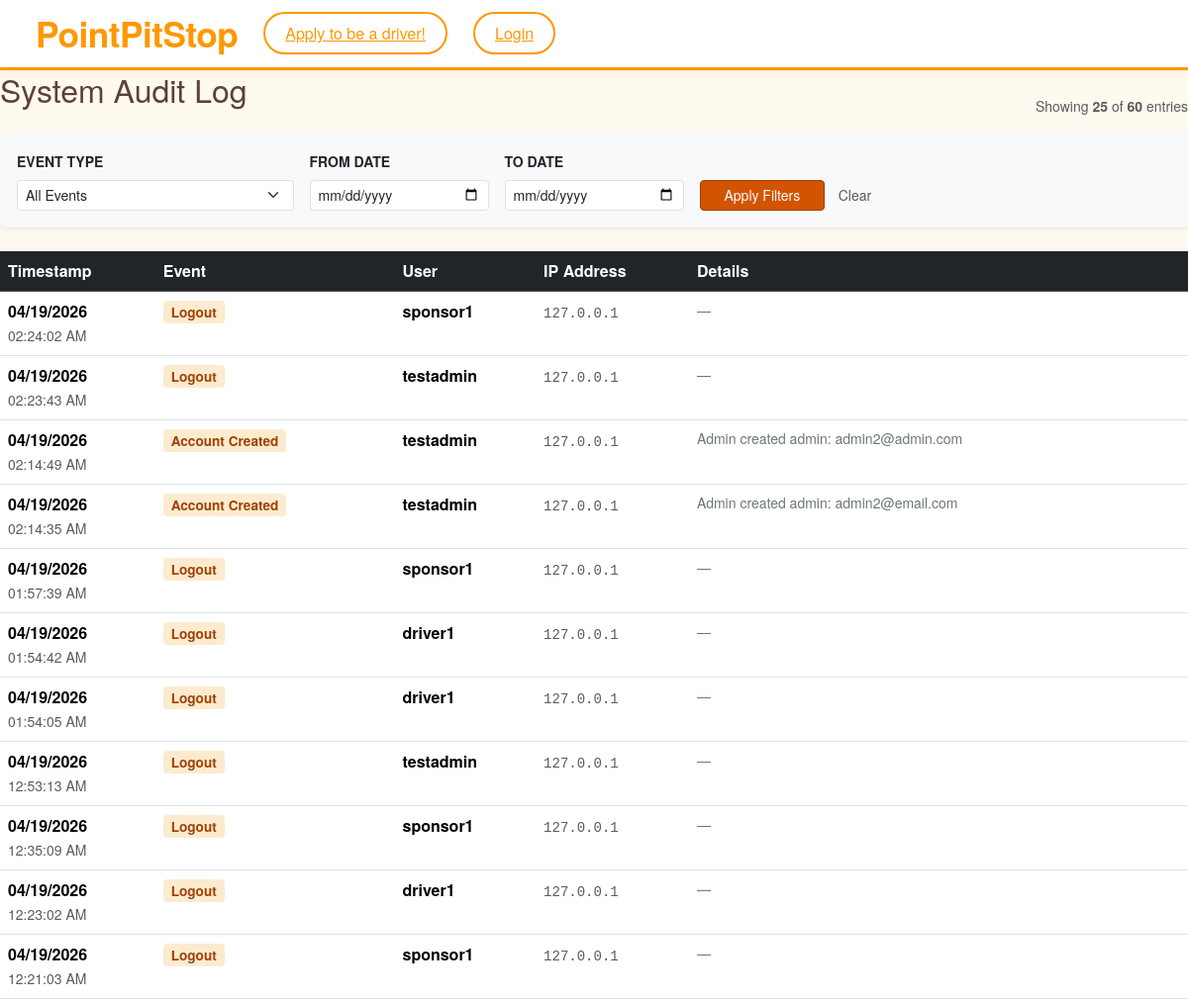
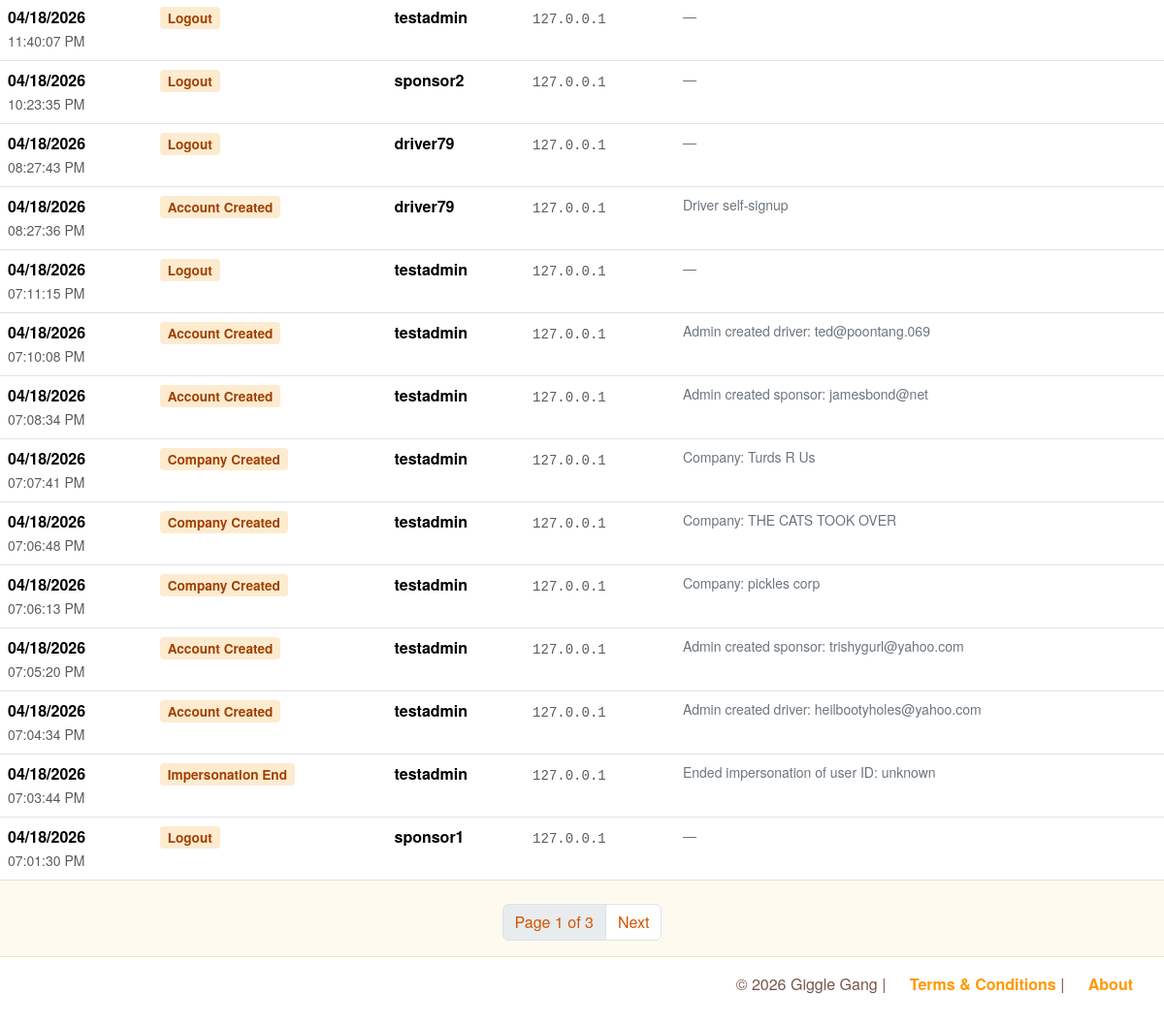
The page /audit-log on the database its author committed (2 pictures, top to bottom).
### models.py (models this page shows)
class AuditLog(db.Model):
    __tablename__ = "audit_log"
    id = db.Column(db.Integer, primary_key=True)
    event_type = db.Column(db.String(50), nullable=False, index=True)
    user_id = db.Column(db.Integer, db.ForeignKey('users.id'), nullable=True)
    username = db.Column(db.String(150), nullable=True)
    ip_address = db.Column(db.String(45), nullable=True)
    details = db.Column(db.Text, nullable=True)
    timestamp = db.Column(db.DateTime, default=datetime.now, index=True)

### reports.py (the view)
@report_bp.route("/audit-log")
def audit_log():
    from models import AuditLog
    from datetime import datetime
    page = request.args.get('page', 1, type=int)
    per_page = 25
    event_filter = request.args.get('event_type', '')
    date_from = request.args.get('date_from', '')
    date_to = request.args.get('date_to', '')
    query = AuditLog.query.order_by(AuditLog.timestamp.desc())
    if event_filter:
        query = query.filter(AuditLog.event_type == event_filter)
    if date_from:
        query = query.filter(AuditLog.timestamp >= datetime.strptime(date_from, '%Y-%m-%d'))
    if date_to:
        query = query.filter(AuditLog.timestamp <= datetime.strptime(date_to + ' 23:59:59', '%Y-%m-%d %H:%M:%S'))
    pagination = query.paginate(page=page, per_page=per_page, error_out=False)
    event_types = db.session.query(AuditLog.event_type).distinct().order_by(AuditLog.event_type).all()
    event_types = [e[0] for e in event_types]
    return render_template("admin/reports/audit_log.html",
                           logs=pagination.items,
                           pagination=pagination,
                           event_types=event_types,
                           current_filter=event_filter,
                           date_from=date_from,
                           date_to=date_to)

### app.py (called while the page is built, shortened)
@app.before_request
def load_user_context():
    print(f"DEBUG: Current Endpoint is: {request.endpoint}")
    g.profile = None
    g.is_impersonating = False
    public_endpoints = [
        "static",
        "homepage",
        "terms",
        "about",
        "auth.handle_signup",
        "auth.handle_login",
        "auth.handle_driver_signup",
        "auth.handle_sponsor_signup",
        "auth.handle_forgot_password"
    ]
    if request.endpoint in public_endpoints:
        return None

### templates/admin/reports/audit_log.html (shortened to what this page needs)
{% extends "base.html" %}
{% block body %}
    <div class="d-flex justify-content-between align-items-end mb-3">
        <h2>System Audit Log</h2>
        <span class="text-muted small">
            Showing <strong>{{ logs|length }}</strong> of <strong>{{ pagination.total }}</strong> entries
        </span>
    </div>
    <div class="card mb-4 border-light shadow-sm">
        <div class="card-body bg-light">
            <form method="GET" class="row g-3 align-items-end">
                <div class="col-md-3">
                    <label class="form-label small fw-bold text-uppercase">Event Type</label>
                    <select name="event_type" class="form-select form-select-sm">
                        <option value="">All Events</option>
                    </select>
                </div>
                <div class="col-md-2">
                    <label class="form-label small fw-bold text-uppercase">From Date</label>
                    <input type="date" name="date_from" class="form-control form-control-sm" value="{{ date_from }}">
                </div>
                <div class="col-md-2">
                    <label class="form-label small fw-bold text-uppercase">To Date</label>
                    <input type="date" name="date_to" class="form-control form-control-sm" value="{{ date_to }}">
                </div>
                <div class="col-auto">
                    <button type="submit" class="btn btn-sm btn-primary px-4">Apply Filters</button>
                    <a href="{{ url_for('report.audit_log') }}" class="btn btn-sm btn-link text-muted text-decoration-none">Clear</a>
                </div>
            </form>
        </div>
    </div>
    {% if logs %}
    <table class="table table-hover report-table">
        <thead class="table-dark">
            <tr>
                <th>Timestamp</th>
                <th>Event</th>
                <th>User</th>
                <th>IP Address</th>
                <th>Details</th>
            </tr>
        </thead>
        <tbody>
            {% for log in logs %}
            <tr>
                <td>
                    <div class="fw-bold">{{ log.timestamp.strftime('%m/%d/%Y') }}</div>
                    <small class="text-muted">{{ log.timestamp.strftime('%I:%M:%S %p') }}</small>
                </td>
                <td><span class="event-badge">{{ log.event_type.replace('_', ' ').title() }}</span></td>
                <td><strong>{{ log.username or '—' }}</strong></td>
                <td><code class="text-muted small">{{ log.ip_address or '—' }}</code></td>
                <td class="small text-secondary">{{ log.details or '—' }}</td>
            </tr>
            {% endfor %}
        </tbody>
    </table>
    {% if pagination.pages > 1 %}
    <nav aria-label="Audit log pagination" class="mt-4">
        <ul class="pagination justify-content-center">
            <li class="page-item disabled"><span class="page-link text-dark">Page {{ pagination.page }} of {{ pagination.pages }}</span></li>
            {% if pagination.has_next %}
            <li class="page-item">
                <a class="page-link" href="?page={{ pagination.next_num }}&event_type={{ current_filter }}&date_from={{ date_from }}&date_to={{ date_to }}">Next</a>
            </li>
            {% endif %}
        </ul>
    </nav>
    {% endif %}
    {% else %}
    <p class="text-muted text-center py-5">No audit entries match your criteria.</p>
    {% endif %}
{% endblock %}

### static/css/style.css (style rules this page uses)
body { display: flex; flex-direction: column; font-family: 'Quicksand', 'Helvetica Neue', Helvetica, Arial, sans-serif; margin: 0; min-height: 100vh; background-color: #fffaf0; color: #5d4037; }

### templates/admin/reports/audit_log.html (style rules this page uses)
.btn-primary, .pagination .page-item.active .page-link { background-color: #d35400 !important; border-color: #a04000 !important; }
.text-primary, .page-link { color: #d35400 !important; }
.event-badge { background-color: #fdebd0; color: #a04000; font-weight: 700; padding: 2px 8px; border-radius: 4px; font-size: 0.85rem; }

### rows shown on the page
AuditLog: timestamp "04/19/2026", timestamp "02:24:02 AM", event_type.replace "Logout", username "sponsor1", ip_address "127.0.0.1", details "—"
AuditLog: timestamp "04/19/2026", timestamp "02:23:43 AM", event_type.replace "Logout", username "testadmin", ip_address "127.0.0.1", details "—"
AuditLog: timestamp "04/19/2026", timestamp "02:14:49 AM", event_type.replace "Account Created", username "testadmin", ip_address "127.0.0.1", details "Admin created admin: admin2@admin.com"
AuditLog: timestamp "04/19/2026", timestamp "02:14:35 AM", event_type.replace "Account Created", username "testadmin", ip_address "127.0.0.1", details "Admin created admin: admin2@email.com"
AuditLog: timestamp "04/19/2026", timestamp "01:57:39 AM", event_type.replace "Logout", username "sponsor1", ip_address "127.0.0.1", details "—"
AuditLog: timestamp "04/19/2026", timestamp "01:54:42 AM", event_type.replace "Logout", username "driver1", ip_address "127.0.0.1", details "—"
AuditLog: timestamp "04/19/2026", timestamp "01:54:05 AM", event_type.replace "Logout", username "driver1", ip_address "127.0.0.1", details "—"
AuditLog: timestamp "04/19/2026", timestamp "12:53:13 AM", event_type.replace "Logout", username "testadmin", ip_address "127.0.0.1", details "—"
AuditLog: timestamp "04/19/2026", timestamp "12:35:09 AM", event_type.replace "Logout", username "sponsor1", ip_address "127.0.0.1", details "—"
AuditLog: timestamp "04/19/2026", timestamp "12:23:02 AM", event_type.replace "Logout", username "driver1", ip_address "127.0.0.1", details "—"
AuditLog: timestamp "04/19/2026", timestamp "12:21:03 AM", event_type.replace "Logout", username "sponsor1", ip_address "127.0.0.1", details "—"
AuditLog: timestamp "04/18/2026", timestamp "11:40:07 PM", event_type.replace "Logout", username "testadmin", ip_address "127.0.0.1", details "—"
AuditLog: timestamp "04/18/2026", timestamp "10:23:35 PM", event_type.replace "Logout", username "sponsor2", ip_address "127.0.0.1", details "—"
AuditLog: timestamp "04/18/2026", timestamp "08:27:43 PM", event_type.replace "Logout", username "driver79", ip_address "127.0.0.1", details "—"
AuditLog: timestamp "04/18/2026", timestamp "08:27:36 PM", event_type.replace "Account Created", username "driver79", ip_address "127.0.0.1", details "Driver self-signup"
AuditLog: timestamp "04/18/2026", timestamp "07:11:15 PM", event_type.replace "Logout", username "testadmin", ip_address "127.0.0.1", details "—"
AuditLog: timestamp "04/18/2026", timestamp "07:10:08 PM", event_type.replace "Account Created", username "testadmin", ip_address "127.0.0.1", details "Admin created driver: ted@poontang.069"
AuditLog: timestamp "04/18/2026", timestamp "07:08:34 PM", event_type.replace "Account Created", username "testadmin", ip_address "127.0.0.1", details "Admin created sponsor: jamesbond@net"
AuditLog: timestamp "04/18/2026", timestamp "07:07:41 PM", event_type.replace "Company Created", username "testadmin", ip_address "127.0.0.1", details "Company: Turds R Us"
AuditLog: timestamp "04/18/2026", timestamp "07:06:48 PM", event_type.replace "Company Created", username "testadmin", ip_address "127.0.0.1", details "Company: THE CATS TOOK OVER"
AuditLog: timestamp "04/18/2026", timestamp "07:06:13 PM", event_type.replace "Company Created", username "testadmin", ip_address "127.0.0.1", details "Company: pickles corp"
AuditLog: timestamp "04/18/2026", timestamp "07:05:20 PM", event_type.replace "Account Created", username "testadmin", ip_address "127.0.0.1", details "Admin created sponsor: trishygurl@yahoo.com"
AuditLog: timestamp "04/18/2026", timestamp "07:04:34 PM", event_type.replace "Account Created", username "testadmin", ip_address "127.0.0.1", details "Admin created driver: heilbootyholes@yahoo.com"
AuditLog: timestamp "04/18/2026", timestamp "07:03:44 PM", event_type.replace "Impersonation End", username "testadmin", ip_address "127.0.0.1", details "Ended impersonation of user ID: unknown"
AuditLog: timestamp "04/18/2026", timestamp "07:01:30 PM", event_type.replace "Logout", username "sponsor1", ip_address "127.0.0.1", details "—"

### other values the page prints
{{ logs|length }} "25"
{{ pagination.total }} "60"
{{ pagination.page }} "1"
{{ pagination.pages }} "3"
